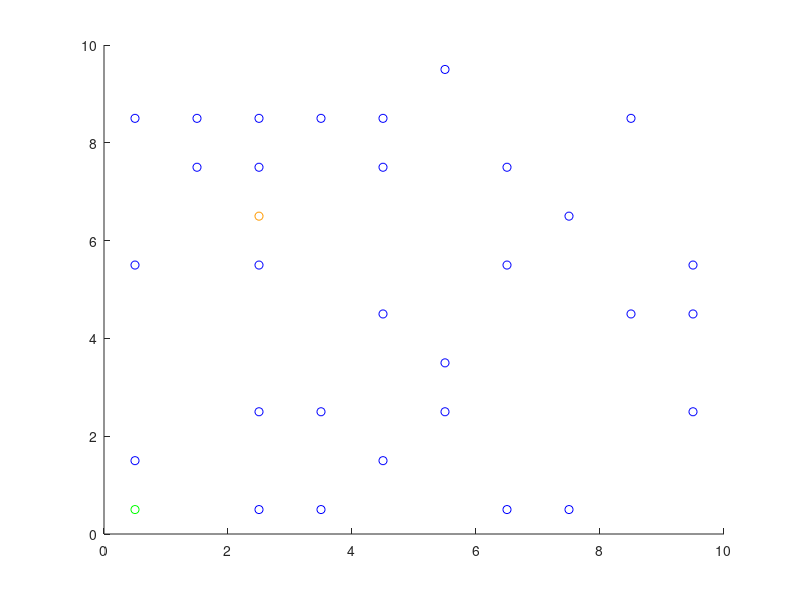

Here is the MATLAB script that generated this plot: (Note: this script raises an error after producing the figure.)
clear all
clc

% Define the map size
max_x = 15;
max_y = 15;
map = zeros(max_x, max_y);

% The cost of going from one point to another
length_cost = 1;

% Generate random obstacles. A 1 in the map is regarded as
% an obstacle
obs_per = 0.3;
for x = 1:max_x
    for y = 1:max_y
        if rand > 1 - obs_per
            map(x,y) = 1;
        end
    end
end

% Define the starting and end position
start = [1, 1];
end_ = [15, 15];

% Make sure the start and end is not an obstacle
map(start(1),start(2)) = 0;
map(end_(1),end_(2)) = 0;

%%
start = [1, 1];
end_ = [3,7];
max_x = 10;
max_y = 10;
length_cost = 1;

% Draw a figure to show the map and process
hold off
figure(1)
% Mark the start with green
scatter(start(1)-0.5, start(2)-0.5, [], [0,1,0])
hold on

% Mark the end with red
scatter(end_(1)-0.5, end_(2)-0.5, [], [1,0.6,0])
hold on

% Mark the obstacles with blue 
for x = 1:max_x
    for y = 1:max_y
        if map(x,y) == 1
            scatter(x-0.5, y-0.5, [], [0,0,1])
            hold on
        end
    end
end

% Set the axes
axis([0 max_x 0 max_y])
% Make the grid lines more visible
ax = gca;
ax.GridAlpha = 1.0;
grid on
set(gca, 'xtick', [0:1:max_x])
set(gca, 'ytick', [0:1:max_y])
route = astar_2d(map, start, end_)
%%
% Run the algorithm -----------------------------------

% Children must be initalized to have nodes in it
% The arrays keeping track of the nodes must initialized 
% containing a node. These flags tells the first node in the
% closed and children array to be put in directly
first_closed = 1;
first_children = 1;
closed = [];
children = [];

% Create the first node at the start position
parent_node = node;
parent_node.position = start;
parent_node.g = 0;
parent_node.h = parent_node.calc_dist(end_);
parent_node.f = parent_node.g + parent_node.h;

% Flag used to skip nodes which is already added
continue_flag = 0;

% Slow the calculation down,
% so it can be followed in real time
pause on;

% Keep running until the end point is reached
while ~(parent_node.position(1) == end_(1) && ...
        parent_node.position(2) == end_(2))
    % Run through the surronding squares
    for x = -1:1
        for y = -1:1
            % Skip the node itself
            if ~(x == 0 && y == 0)
                node_pos = [parent_node.position(1) + x, ...
                            parent_node.position(2) + y];
                % Check if the children is within the map
                if ~(node_pos(1) < 1 || node_pos(1) > max_x || ...
                     node_pos(2) < 1 || node_pos(2) > max_y)
                    % Check if the children is an obstacle
                    if ~(map(node_pos(1), node_pos(2)) == 1)
                        % Check if the node have been visited
                        for closed_i = 1:length(closed)
                            if node_pos == closed(closed_i).position
                                % Note that this node is not 
                                % to be added to children
                                continue_flag = 1;
                            end
                        end
                        % Check if the node is already a child
                        for child_i = 1:length(children)
                            if node_pos == children(child_i).position
                                % Check if the robot is taking a diagonal path
                                if abs(x) + abs(y) == 2
                                    % If so, add diagonal cost
                                    g = parent_node.g + ...
                                        sqrt(length_cost^2*2);
                                else
                                    % Otherwise add linear cost
                                    g = parent_node.g + ...
                                        length_cost;
                                end
                                % If this road to the child is shorter, then
                                % update the child
                                if g < children(child_i).g
                                    children(child_i).g = g;
                                    children(child_i).parent = parent_node;
                                    children(child_i).f = children(child_i).g + ...
                                                          children(child_i).h;
                                end
                                % Note that this node is not 
                                % to be added to children
                                continue_flag = 1;
                            end
                        end

                        % Check if this node should be skipped
                        if continue_flag == 1
                            continue_flag = 0;
                            continue
                        end

                        % Define the child node
                        temp_node = node;
                        % Note its parent
                        temp_node.parent = parent_node;
                        % Note its position
                        temp_node.position = node_pos;
                        % Calculate the node's g cost
                        % Check if the robot is taking a diagonal path
                        if abs(x) + abs(y) == 2
                            % If so, add diagonal cost
                            temp_node.g = parent_node.g + ...
                                          sqrt(length_cost^2*2);
                        else
                            % Otherwise add linear cost
                            temp_node.g = parent_node.g + ...
                                          length_cost;
                        end
                        % Calculate the distance from the node
                        % to the end point
                        temp_node.h = temp_node.calc_dist(end_);
                        % Calculate the total cost of the node
                        temp_node.f = temp_node.g + temp_node.h;
                        
                        % Add the node to the children array
                        % Check if it is the first child
                        % being added
                        if first_children == 1 
                            first_children = 0;
                            children = [temp_node]; 
                        else
                            % Otherwise expand the children array
                            children(end+1) = temp_node;
                        end
                    end
                end
            end
        end
    end

    % Add the parent node to the list of closed nodes
    if first_closed == 1
        first_closed = 0;
        closed = [parent_node]; 
    else
        closed(end+1) = parent_node;
    end
    
    % Plot the parent_node in red
    scatter(parent_node.position(1)-0.5, ...
            parent_node.position(2)-0.5, [], [1,0,0])
    hold on

    % Choose the child node with the lowest f value
    lowest_f = 999999;
    lowest_child_i = -1;
    for child_i = 1:length(children)
        % Plot all the child notes in green
        scatter(children(child_i).position(1)-0.5, ...
                children(child_i).position(2)-0.5, [], [0,1,0])
        if children(child_i).f < lowest_f
            lowest_f = children(child_i).f;
            lowest_child_i = child_i;
        end
    end

    % Update the parent to the children
    % with the lowest f value
    parent_node = children(lowest_child_i);

    % Delete the new parent from the children
    children(lowest_child_i) = [];

    % Mark the new parent with with purple
    scatter(parent_node.position(1)-0.5, ...
            parent_node.position(2)-0.5, [], [1,0,1])
    hold on
    
    % Wait a little
    pause(0.1)
    
end

% Find the route that the algorithm took
% Init the route array
route = [parent_node.position];
% Keep going until the route is back at the start position
while  ~(parent_node.position(1) == start(1) && ...
         parent_node.position(2) == start(2))
   % Plot the route in magenta
   scatter(parent_node.position(1)-0.5, ...
           parent_node.position(2)-0.5, [], [0,1,1])
   hold on
   pause(0.1)
   % Update the route by going backwards through the parents
   parent_node = parent_node.parent;
   route = cat(1,route,parent_node.position);
end
% Plot the last point
scatter(parent_node.position(1)-0.5, ...
        parent_node.position(2)-0.5, [], [0,1,1])
hold off

route